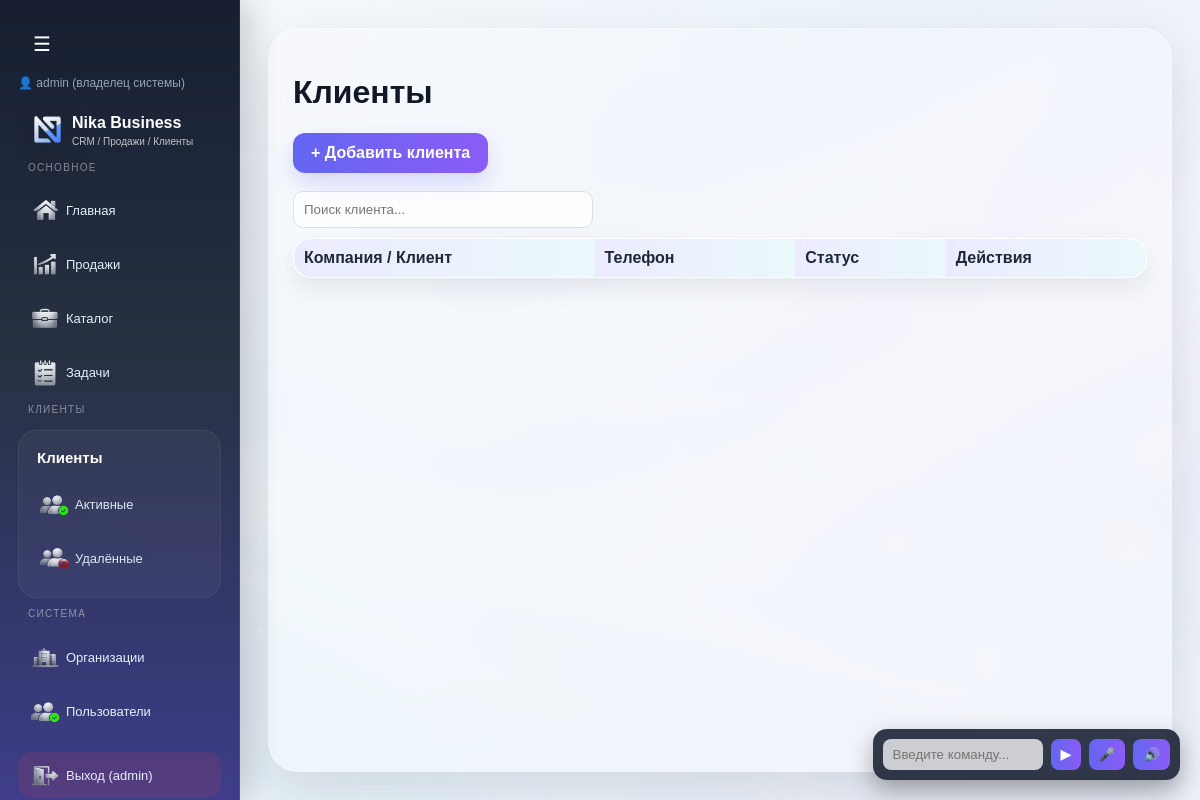
Page /clients (signed in) on the earlier database version.
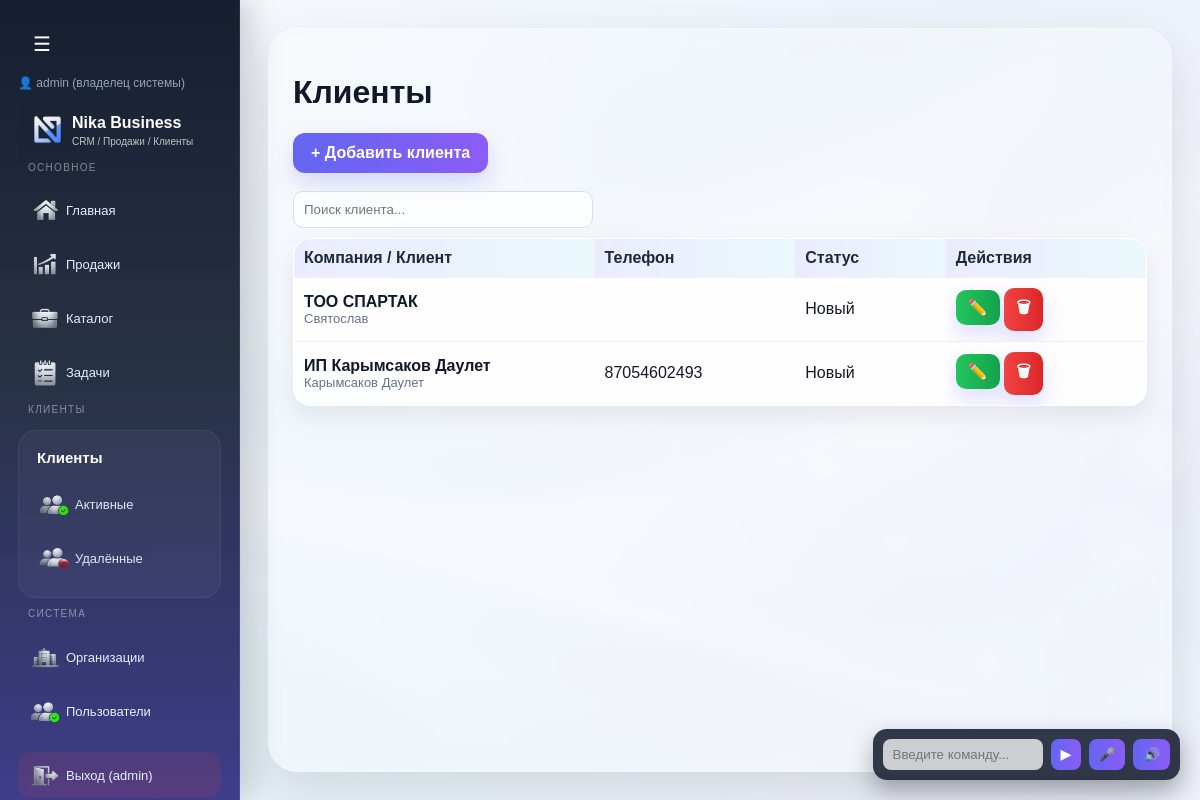
Same page on the later database version.
### tables this page shows
CREATE TABLE clients (
        id INTEGER PRIMARY KEY,
        is_deleted INTEGER DEFAULT 0,
        full_name TEXT,
        phone TEXT,
        status TEXT,
        category TEXT,
        payment TEXT,
        comment TEXT,
        address TEXT,
        created_at TEXT,
        iin TEXT,
        company_name TEXT,
        photo TEXT,
        comment_photos TEXT
    , company_id INTEGER);

### routes/clients.py (the view)
@clients_bp.route("/clients")
def clients():
    conn = get_db()
    search = request.args.get("search", "").strip()
    if search:
        clients = conn.execute("""
            SELECT * FROM clients
            WHERE company_id = ?
            AND (
                full_name LIKE ?
                OR phone LIKE ?
                OR company_name LIKE ?
                OR iin LIKE ?
            )
            ORDER BY id DESC
        """, (
            session.get("company_id"),
            f"%{search}%",
            f"%{search}%",
            f"%{search}%",
            f"%{search}%"
        )).fetchall()
    else:
        clients = conn.execute("""
            SELECT * FROM clients
            WHERE company_id = ?
            ORDER BY id DESC
        """, (session.get("company_id"),)).fetchall()
    conn.close()
    return render_template("clients.html", clients=clients)

### app.py (called while the page is built, shortened)
@app.before_request
def check_company_access():
    if session.get("is_super_admin") or session.get("is_creator"):
        return

### models.py (called while the page is built)
def get_db():
    conn = sqlite3.connect(DATABASE, timeout=5)
    conn.row_factory = sqlite3.Row
    return conn

### templates/clients.html (shortened to what this page needs)
{% extends "base.html" %}
{% block content %}
<h1>Клиенты</h1>
<a class="btn" href="/clients/add">+ Добавить клиента</a>
<br><br>
<input
    id="clientSearchMain"
    placeholder="Поиск клиента..."
    class="search-input"
>
<div class="table-wrap">
    <table class="client-table" id="clientsTable">
      <tr>
          <th>Компания / Клиент</th>
          <th>Телефон</th>
          <th>Статус</th>
		  <th>Действия</th>
      </tr>
	  {% for c in clients %}
	  <tr class="client-row"
		  data-id="{{ c.id }}"
		  data-name="{{ c.full_name }}"
		  data-phone="{{ c.phone }}"
		  data-status="{{ c.status }}"
		  data-address="{{ c.address }}"
		  data-category="{{ c.category }}"
		  data-comment="{{ c.comment }}"
		  data-date="{{ c.created_at }}"
		  data-iin="{{ c.iin or '' }}"
		  data-company="{{ c.company_name or '' }}"
		  data-photo="{{ c.photo or '' }}"
		  data-comment-photos="{{ c.comment_photos or '' }}">
		  <td>
			  <div style="font-weight:600;">
				  {{ c.company_name or "Без компании" }}
			  </div>
			  <div style="font-size:13px; color:#64748b;">
			   	  {{ c.full_name }}
			  </div>
		  </td>
		  <td>
			  {{ c.phone }}
		  </td>
		  <td>
			  {{ c.status }}
		  </td>
		  <td>
			  <a href="/clients/{{ c.id }}/edit" class="btn btn-edit" onclick="event.stopPropagation()">✏️</a>
			  <a href="/clients/{{ c.id }}/delete" class="btn btn-close" onclick="event.stopPropagation()">🗑</a>
		  </td>
	  </tr>
	  {% endfor %}
      </table>
</div>
{% endblock %}

### templates/base.html (shortened to what this page needs)
<!DOCTYPE html>
<html lang="ru">
<head>
</head>
<body>
<div class="layout">
	<div class="sidebar" id="sidebar">
		<div class="toggle-btn" onclick="toggleSidebar()">☰</div>
			<div style="margin:10px 0; font-size:12px; color:#94a3b8;">
				👤 {{ session.get("username") }}
				{% if session.get("is_creator") %}
					(создатель системы 🔥)
				{% elif session.get("is_super_admin") %}
					(владелец системы)
				{% elif session.get("role") == "admin" %}
					(админ компании)
				{% else %}
					(кассир)
				{% endif %}
			</div>
			<div class="sidebar-logo">
				<img src="/static/img/logo-mini.png" class="logo-mark">
				<div class="logo-text-wrap">
					<div class="logo-name">Nika Business</div>
					<div class="logo-sub">CRM / Продажи / Клиенты</div>
				</div>
			</div>
		<div class="menu-section">
			<div class="menu-caption">Основное</div>
			<a href="/dashboard">
				<img src="/static/icons/home.png" class="menu-icon">
				<span class="text">Главная</span>
			</a>
			<a href="/sales">
				<img src="/static/icons/sales.png" class="menu-icon">
				<span class="text">Продажи</span>
			</a>
			<a href="/items">
				<img src="/static/icons/items.png" class="menu-icon">
				<span class="text">Каталог</span>
			</a>
			<a href="/tasks">
				<img src="/static/icons/tasks.png" class="menu-icon">
				<span class="text">Задачи</span>
			</a>
		</div>
        <div class="menu-section">
            <div class="menu-caption">Клиенты</div>
            <div class="menu-group">
                <div class="menu-title">Клиенты</div>
				<a href="/clients" class="submenu">
					<img src="/static/icons/clients.png" class="menu-icon">
					<span class="text">Активные</span>
				</a>
				<a href="/clients/deleted" class="submenu">
					<img src="/static/icons/trash.png" class="menu-icon">
					<span class="text">Удалённые</span>
				</a>
            </div>
        </div>
        <div class="menu-section">
            <div class="menu-caption">Система</div>
			{% if session.get("is_super_admin") %}
			<a href="/companies">
				<img src="/static/icons/company.png" class="menu-icon">
				<span class="text">Организации</span>
			</a>
			{% endif %}
			{% if session.get("is_super_admin") %}
			<a href="/users">
				<img src="/static/icons/clients.png" class="menu-icon">
				<span class="text">Пользователи</span>
			</a>
			{% endif %}
			<a href="/logout" class="logout-link">
				<img src="/static/icons/logout.png" class="menu-icon">
				<span class="text">Выход ({{ session.get("username") }})</span>
			</a>
        </div>
    </div>
    <div class="content">
        <div class="page-shell">
            {% block content %}{% endblock %}
        </div>
    </div>
</div>
<div id="agent-box">
    <input type="text" id="agent-input" placeholder="Введите команду...">
    <button onclick="sendCommand()">▶</button>
    <button onclick="startVoice()">🎤</button>
	<button onclick="toggleVoice()">🔊</button>
</div>
</body>
</html>

Differences in the rows shown:
added clients: company_name "ТОО СПАРТАК", full_name "Святослав", status "Новый"
added clients: company_name "ИП Карымсаков Даулет", full_name "Карымсаков Даулет", phone "87054602493", status "Новый"
